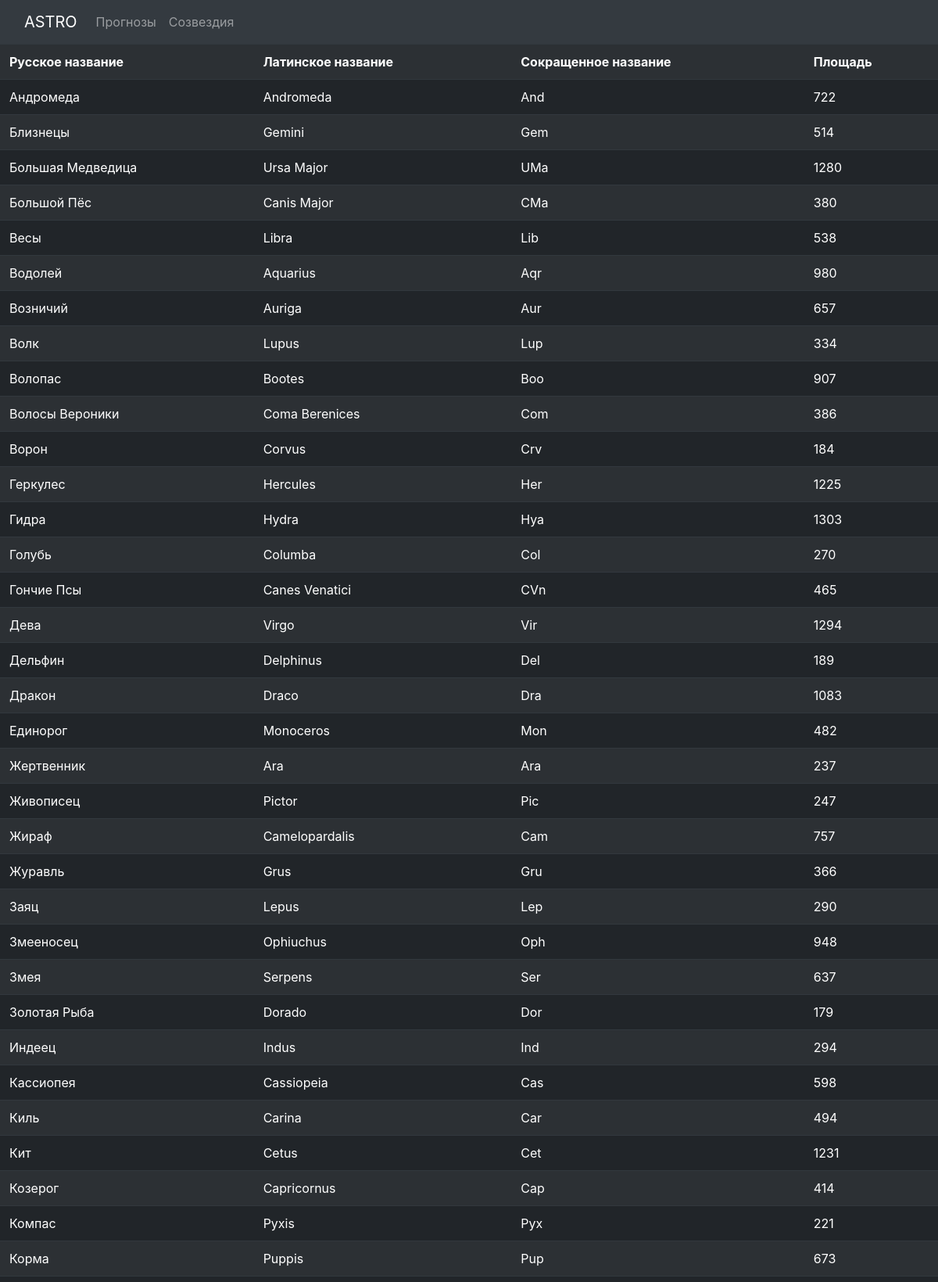
Screenshot of /stars (upper part) with the database file from the repository.
### zodiak/models.py (models this page shows)
class star(models.Model):
    rusName = models.CharField(max_length=20)
    latName = models.CharField(max_length=20)
    sokr = models.CharField(max_length=20)
    square = models.CharField(max_length=20)

### zodiak/views.py (the view)
# urls.py: path('stars', views.stars, name="stars"),
def stars(request):
    stars = star.objects.all()
    return render(request, 'stars.html', {'stars':stars})

### zodiak/templates/stars.html
{% extends "index.html" %}
{% block content %}
    <table class="table table-dark table-striped">
        <tr>
            <th>Русское название</th>
            <th>Латинское название</th>
            <th>Сокращенное название</th>
            <th>Площадь</th>
        </tr>
        {% for item in stars %}
            <tr >
                <td>{{item.rusName}}</td>
                <td>{{item.latName}}</td>
                <td>{{item.sokr}}</td>
                <td>{{item.square}}</td>
            </tr>
        {% endfor %}
    </table>
{% endblock content %}

### zodiak/templates/index.html (shortened to what this page needs)
{% load static %}
<html >
  <head>
    <link rel="stylesheet" href="{% static 'css/styles.css' %}" />
<link rel="stylesheet" href="https://cdn.jsdelivr.net/npm/bootstrap@4.0.0/dist/css/bootstrap.min.css">
  </head>
<body>
  <div class="bg-image" style="background-image: url('/static/images/background.jpg');
  height: 100vh">
  <nav class="navbar navbar-expand-lg navbar-dark bg-dark">
    <div class="container-fluid">
      <a class="navbar-brand" href="#">ASTRO</a>
      <div class="collapse navbar-collapse" id="navbarSupportedContent">
        <ul class="navbar-nav me-auto mb-2 mb-lg-0">
          <li class="nav-item">
            <a class="nav-link" href="{% url 'circle' %}">Прогнозы</a>
          </li>
          <li class="nav-item">
            <a class="nav-link"  href="{% url 'stars' %}">Созвездия</a>
          </li>
        </ul>
      </div>
    </div>
  </nav>
  {% block content %}{% endblock %}
  </div>
</body>
</html>

### rows the page displays
star: rusName "Андромеда", latName "Andromeda", sokr "And", square "722"
star: rusName "Близнецы", latName "Gemini", sokr "Gem", square "514"
star: rusName "Большая Медведица", latName "Ursa Major", sokr "UMa", square "1280"
star: rusName "Большой Пёс", latName "Canis Major", sokr "CMa", square "380"
star: rusName "Весы", latName "Libra", sokr "Lib", square "538"
star: rusName "Водолей", latName "Aquarius", sokr "Aqr", square "980"
star: rusName "Возничий", latName "Auriga", sokr "Aur", square "657"
star: rusName "Волк", latName "Lupus", sokr "Lup", square "334"
star: rusName "Волопас", latName "Bootes", sokr "Boo", square "907"
star: rusName "Волосы Вероники", latName "Coma Berenices", sokr "Com", square "386"
star: rusName "Ворон", latName "Corvus", sokr "Crv", square "184"
star: rusName "Геркулес", latName "Hercules", sokr "Her", square "1225"
star: rusName "Гидра", latName "Hydra", sokr "Hya", square "1303"
star: rusName "Голубь", latName "Columba", sokr "Col", square "270"
star: rusName "Гончие Псы", latName "Canes Venatici", sokr "CVn", square "465"
star: rusName "Дева", latName "Virgo", sokr "Vir", square "1294"
star: rusName "Дельфин", latName "Delphinus", sokr "Del", square "189"
star: rusName "Дракон", latName "Draco", sokr "Dra", square "1083"
star: rusName "Единорог", latName "Monoceros", sokr "Mon", square "482"
star: rusName "Жертвенник", latName "Ara", sokr "Ara", square "237"
star: rusName "Живописец", latName "Pictor", sokr "Pic", square "247"
star: rusName "Жираф", latName "Camelopardalis", sokr "Cam", square "757"
star: rusName "Журавль", latName "Grus", sokr "Gru", square "366"
star: rusName "Заяц", latName "Lepus", sokr "Lep", square "290"
star: rusName "Змееносец", latName "Ophiuchus", sokr "Oph", square "948"
star: rusName "Змея", latName "Serpens", sokr "Ser", square "637"
star: rusName "Золотая Рыба", latName "Dorado", sokr "Dor", square "179"
star: rusName "Индеец", latName "Indus", sokr "Ind", square "294"
star: rusName "Кассиопея", latName "Cassiopeia", sokr "Cas", square "598"
star: rusName "Киль", latName "Carina", sokr "Car", square "494"
star: rusName "Кит", latName "Cetus", sokr "Cet", square "1231"
star: rusName "Козерог", latName "Capricornus", sokr "Cap", square "414"
star: rusName "Компас", latName "Pyxis", sokr "Pyx", square "221"
star: rusName "Корма", latName "Puppis", sokr "Pup", square "673"
